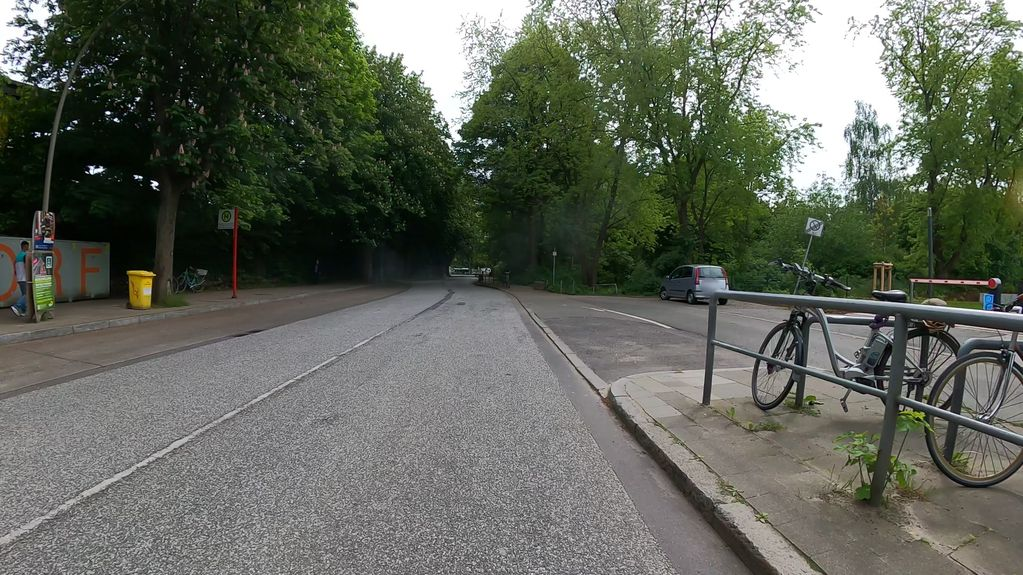
#> input picture data/roads/326551592186704.jpg, 1023 x 575 px
$ python quality_gate.py ../../../data/roads
#> lines starting #> are read from the running program, lines starting #| are printed output that depends on the picture
"""Image quality gate: brightness and blur heuristics.

Runs before the VLM to skip images that are too dark or too blurry.

Thresholds calibrated against old_images dataset:
  BRIGHTNESS_THRESHOLD = 55
    Catches: LONDON_NIGHT_2/3 (44-45), MOSCOW_NIGHT_3 (41), ROME_NIGHT_1/2/3 (47-51),
             SAOPAULO_NIGHT_1/2/3 (20-35), TALLINN_NIGHT (54).
    Passes:  Well-lit night streets (MOSCOW_NIGHT_1/2: 65-75, SEOUL_NIGHT: 65-78)
             - bright enough for the VLM to process.

  BLUR_THRESHOLD = 100
    Catches: CHAD_UNPAVED3 (67), SUDAN_AMBIGUOUS2 (57).
    Passes:  Slightly soft paved roads (IRAN: 189, AFGHAN_PAVED3: 171, ICELAND: 188)
             - still classifiable; false-positive threshold was 200.

To calibrate for a new dataset: python quality_gate.py <folder>
"""

import sys

import numpy as np
from PIL import Image, ImageFilter, ImageStat

BRIGHTNESS_THRESHOLD = 55   # below → dark
BLUR_THRESHOLD = 100        # below → blurry


def check(image_path, brightness_thresh=BRIGHTNESS_THRESHOLD, blur_thresh=BLUR_THRESHOLD):
    """
    Evaluate image quality.

    Returns a dict:
      passed       : bool
      reason       : "ok" | "dark" | "blurry"
      brightness   : float  (mean luminance, 0–255)
      blur_score   : float  (edge variance; higher = sharper)
    """
#> called with image_path = '../../../data/roads/326551592186704.jpg', brightness_thresh = 55, blur_thresh = 100
    img = Image.open(image_path).convert("RGB")
#> img is the input picture: PIL image 1023x575 RGB; mean R, G, B 96.9, 101.6, 90.8
    gray = img.convert("L")
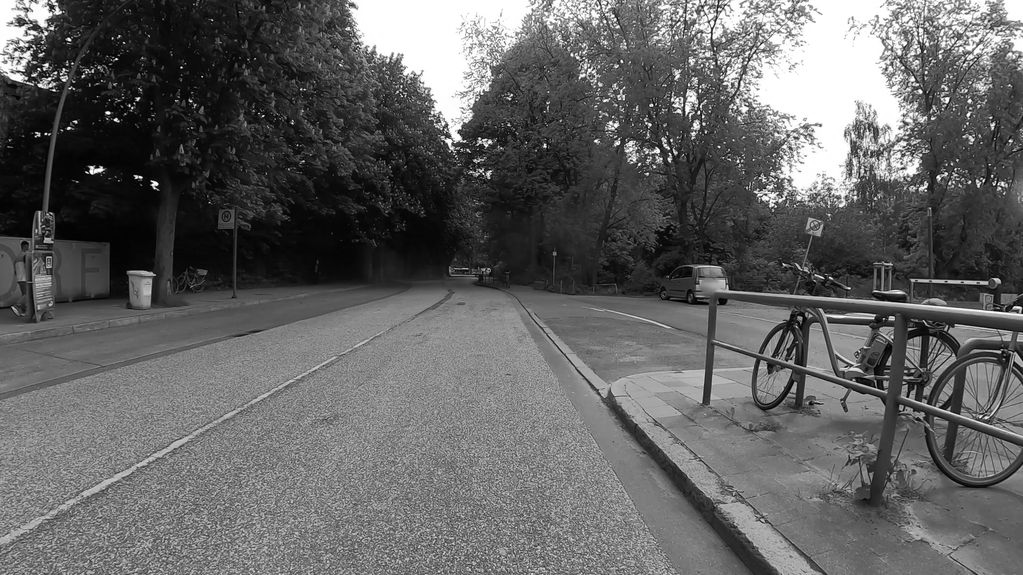
#> gray: PIL image 1023x575 L; min 0, max 255, mean 98.9

    brightness = ImageStat.Stat(gray).mean[0]
#> brightness = 98.93
    edges = gray.filter(ImageFilter.FIND_EDGES)
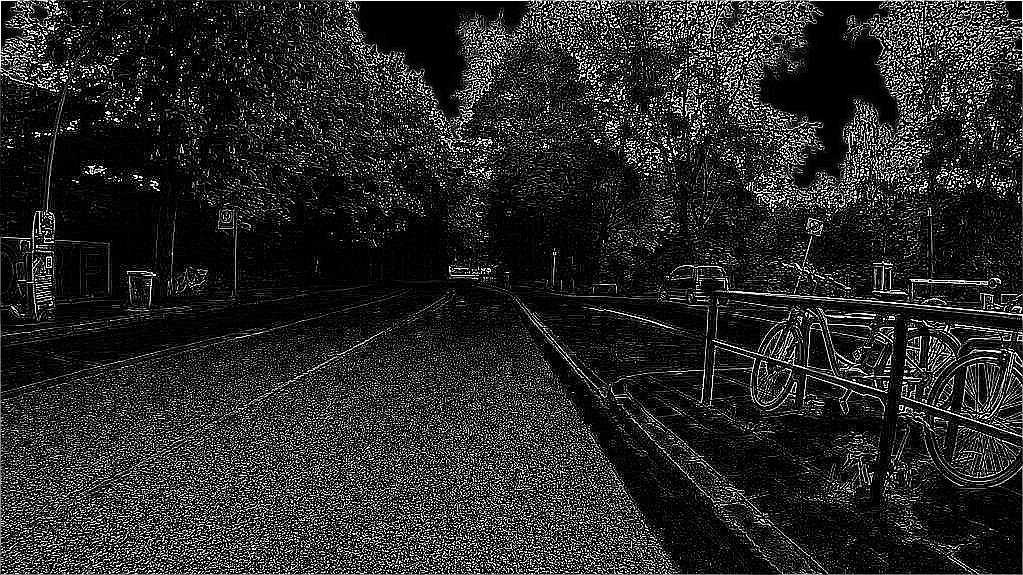
#> edges: PIL image 1023x575 L; min 0, max 255, mean 39.9
    blur_score = float(np.array(edges, dtype=np.float32).var())
#> blur_score = 5116.1

    if brightness < brightness_thresh:
        return {
            "passed": False,
            "reason": "dark",
            "brightness": round(brightness, 1),
            "blur_score": round(blur_score, 1),
        }
    if blur_score < blur_thresh:
        return {
            "passed": False,
            "reason": "blurry",
            "brightness": round(brightness, 1),
            "blur_score": round(blur_score, 1),
        }
    return {
        "passed": True,
        "reason": "ok",
        "brightness": round(brightness, 1),
        "blur_score": round(blur_score, 1),
    }


# ---------------------------------------------------------------------------
# CLI helper: python quality_gate.py <folder>  → print scores for all images
# ---------------------------------------------------------------------------
if __name__ == "__main__":
    import glob
    import os

    folder = sys.argv[1] if len(sys.argv) > 1 else "."
    paths = sorted(
        f for ext in ("*.png", "*.jpg", "*.jpeg")
        for f in glob.glob(os.path.join(folder, ext))
    )
    if not paths:
        print(f"No images found in {folder}")
        sys.exit(0)

    print(f"{'Image':<40} {'Brightness':>10} {'Blur':>10} {'Passed':>8} {'Reason':>8}")
    print("-" * 80)
    for p in paths:
        r = check(p)
#> r = {'passed': True, 'reason': 'ok', 'brightness': 98.9, 'blur_score': 5116.1}
        name = os.path.basename(p)
        print(f"{name:<40} {r['brightness']:>10.1f} {r['blur_score']:>10.1f} {str(r['passed']):>8} {r['reason']:>8}")
#| 326551592186704.jpg                            98.9     5116.1     True       ok
#> pass 2 of the loop `for p in paths:`:
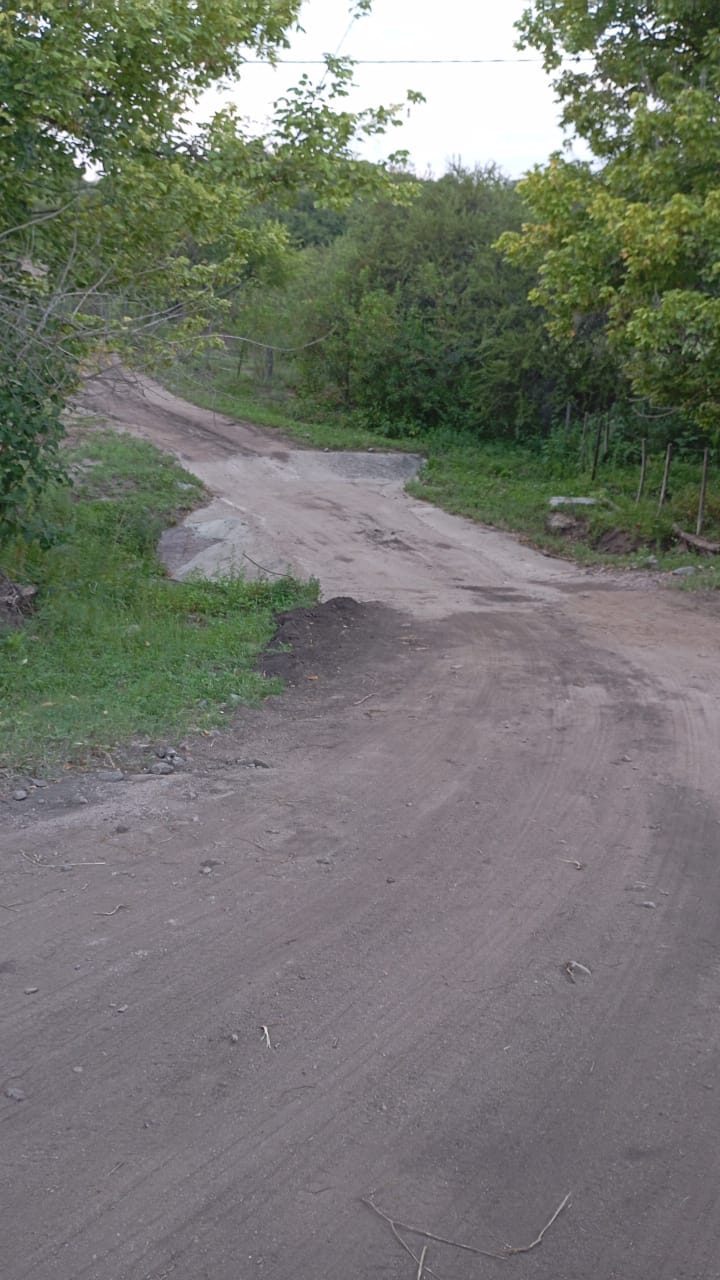
#> input picture data/roads/bad_unpaved_road.jpg, 720 x 1280 px
#> in check, img is the input picture: PIL image 720x1280 RGB; mean R, G, B 115.6, 117.7, 110.6
#> in check (call 2), `gray = img.convert("L")`:
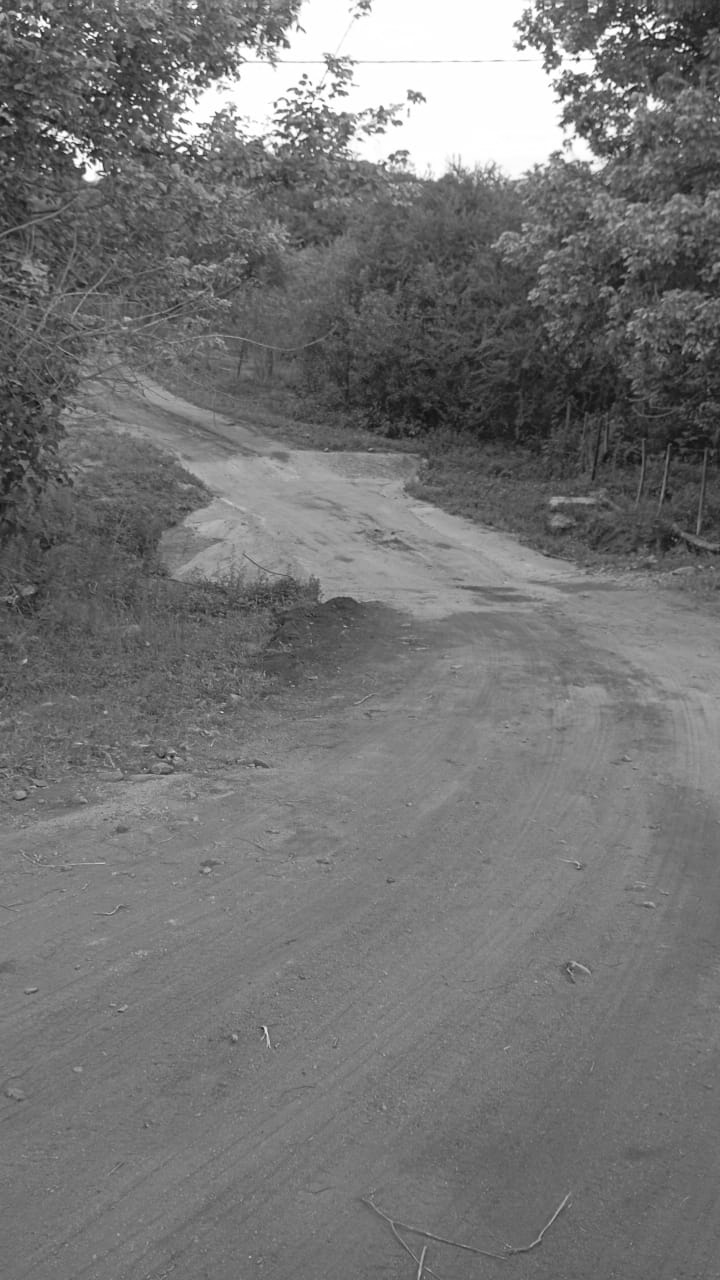
#> gray: PIL image 720x1280 L; min 16, max 255, mean 116.2
#> brightness = 116.2
#> in check (call 2), `edges = gray.filter(ImageFilter.FIND_EDGES)`:
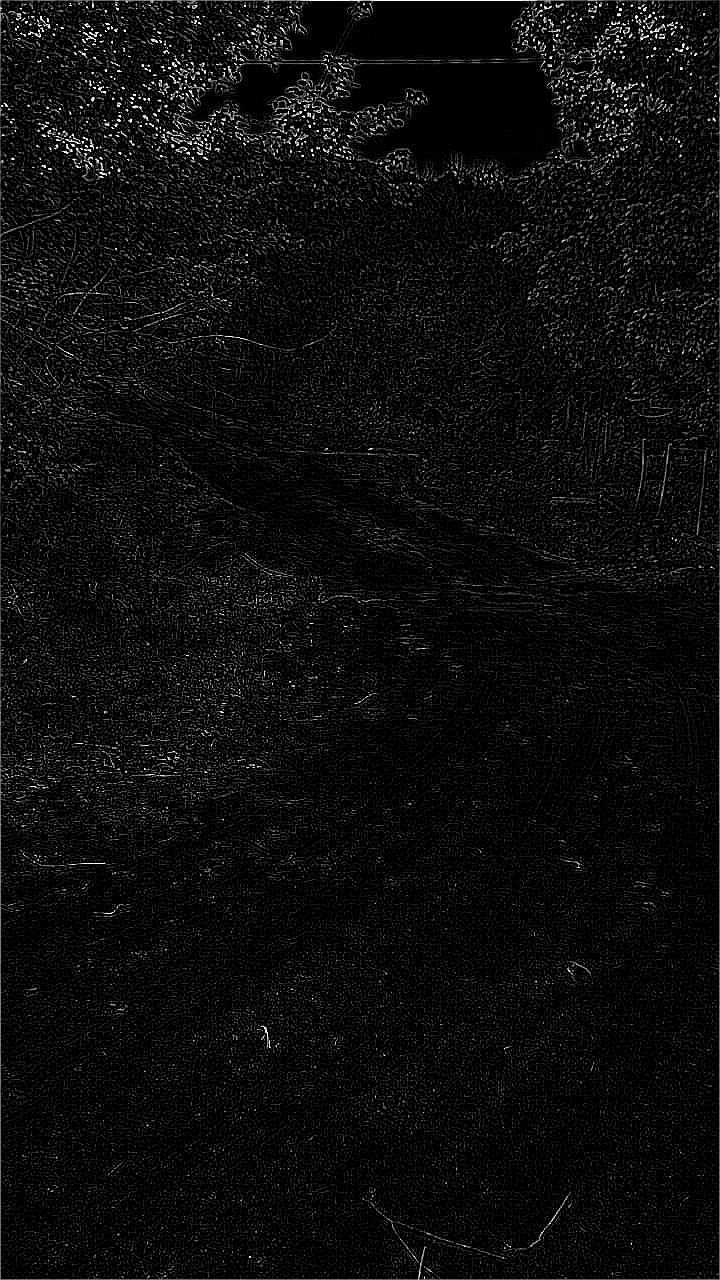
#> edges: PIL image 720x1280 L; min 0, max 255, mean 13.1
#> blur_score = 769.6
#> r = {'passed': True, 'reason': 'ok', 'brightness': 116.2, 'blur_score': 769.6}
#| bad_unpaved_road.jpg                          116.2      769.6     True       ok
